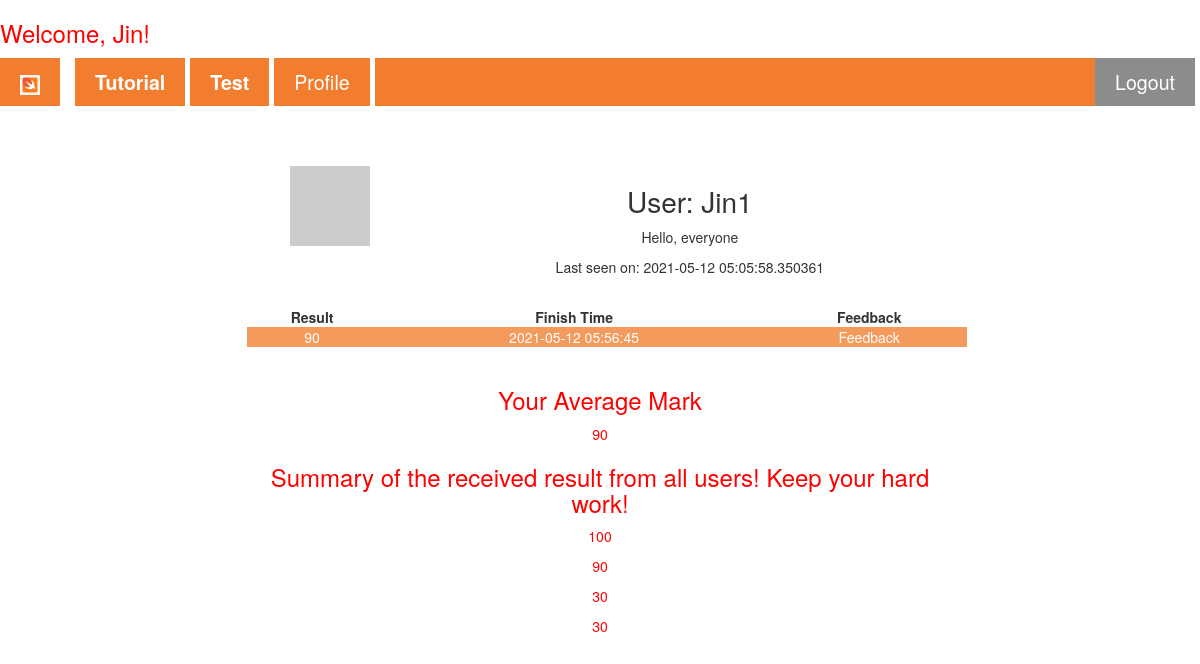
/user/Jin1 (signed in), run on the app's committed database.
### app/models.py (models this page shows, shortened)
class User(UserMixin, db.Model):
    id = db.Column(db.Integer, primary_key=True)
    username = db.Column(db.String(64), index=True, unique=True)
    email = db.Column(db.String(120), index=True, unique=True)
    password_hash = db.Column(db.String(128))
    about_me = db.Column(db.String(140))
    last_seen = db.Column(db.DateTime, default=datetime.utcnow)
    posts = db.relationship('Post', backref='author', lazy='dynamic')
    def avatar(self, size): # Add avatar to one user #
        digest = md5(self.email.lower().encode('utf-8')).hexdigest()
        return 'https://www.gravatar.com/avatar/{}?d=identicon&s={}'.format(
            digest, size)

class Post(UserMixin,db.Model):
    id = db.Column(db.Integer, primary_key=True)
    Mark = db.Column(db.Integer)
    Finish_Time = db.Column(db.DateTime, index=True, default=datetime.utcnow)
    Feedback = db.Column(db.String(1000))
    user_id = db.Column(db.Integer, db.ForeignKey('user.id'))

### app/routes.py (the view)
@app.route('/user/<username>')
@login_required
def user(username):
    list=[]
    average = 0
    user = User.query.filter_by(username=username).first_or_404()
    mark=Post.query.filter_by(user_id=user.id)[-1]
    allmark=Post.query.filter_by(user_id=user.id).all()
    all=Post.query.all()
    for i in allmark:
        list.append(i.Mark)
        print(list)
    for i in list:
        average+=int(i)
    average=average/len(list)
    average=int(average)
    return render_template('user.html', user=user, mark=mark, all=all,average=average, allmark=allmark)

### app/models.py (called while the page is built)
@login.user_loader
def load_user(id):
    return User.query.get(int(id))

### app/routes.py (called while the page is built)
@app.before_request
def before_request():
    if current_user.is_authenticated:
        current_user.last_seen = datetime.utcnow()
        db.session.commit()

### app/templates/user.html (shortened to what this page needs)
{% extends "base.html" %}
{% block articles %}
<div class="formcontainer" style="border: none; margin-top: 5%;">
  <table>
    <tr valign="top">
        <td><img src="{{ user.avatar(128) }}"></td>
        <td>
            <h1>User: {{ user.username }}</h1>
            {% if user.about_me %}<p>{{ user.about_me }}</p>{% endif %}
            {% if user.last_seen %}<p>Last seen on: {{ user.last_seen }}</p>{% endif %}
        </td>
    </tr>
  </table>
  <br>
  <table>
    <tr valign="top">
      <td><b>Result</b></td>
      <td><b>Finish Time</b></td>
      <td><b>Feedback</b></td>
    </tr>
    {% for j in allmark%}
    <tr>
      <td>{{j.Mark}}</td>
      <td>{{j.Finish_Time}}</td>
      <td>
        <details>
          <summary>Feedback</summary>
        </details>
      </td>
    </tr>
    {% endfor %}
  </table><br>
  <h3 class="redp">Your Average Mark</h3>
  <p class="redp">{{average}}</p>
  <h3 class="redp">Summary of the received result from all users! Keep your hard work!</h3>
  {% for i in all %}
  <p class="redp">{{i.Mark}}</p>
  {% endfor %}
</div>
{% endblock %}

### app/templates/base.html (shortened to what this page needs)
<!DOCTYPE html>
<html lang="en">
<head>
    <link rel="stylesheet" href="https://maxcdn.bootstrapcdn.com/bootstrap/3.4.0/css/bootstrap.min.css"/>
    <link rel="stylesheet" href="{{ url_for('static', filename='nav_css.css')}}">
</head>
<body>
  {% if current_user.is_authenticated %}
  <h3 class="redp">Welcome, {{ current_user.username }}!</h3>
  {% endif %}
    <nav class="sticky">
        <ul class="ul_mainstyle">
            <li><a href="/"><img src="{{ url_for('static', filename='/Image/swift_icon.png')}}" alt="home icon"></a>
            </li>
            <li><a href="/Setup"><b>Tutorial</b></a></li>
            <li><a href="/Test"><b>Test</b></a></li>
            {% if not current_user.is_anonymous %}
            <li>
              <a href="{{ url_for('user', username=current_user.username) }}">Profile</a>
            </li>
            {% endif %}
            {% if current_user.is_anonymous %}
            <li class="loginbutton">
              <a href="{{ url_for('login') }}"><b>Login</b></a>
            </li>
            {% else %}
            <li class="loginbutton">
              <a href="{{ url_for('logout') }}">Logout</a>
            </li>
            {% endif %}
        </ul>
      </nav>
      {% block articles %}{% endblock %}
</body>
</html>

### app/static/nav_css.css (style rules this page uses)
html { font-family: Arial, Helvetica, sans-serif; line-height: 2; }
a { text-decoration: none; }
body { counter-reset: section; }
.formcontainer { text-align: center; }
.loginbutton { background-color: grey; color: white; float: right; }
nav ul.ul_mainstyle { margin: 1% 0 0 0; padding: 0; overflow: hidden; background-color: rgb(241, 112, 25); list-style-type: none; }
nav ul li { float: left; border-right: solid 5px white; }
li:first-of-type { border-right: solid 15px white; }
nav ul li a { display: block; color: white; text-align: center; text-decoration: none; padding: 10px 20px 10px; font-size: 140%; }
nav ul li img { height: 20px; width: auto; }
.sticky { position: sticky; top: 0; width: 100%; z-index: 10; opacity: 0.9; }
.redp { color: red; }
tr:nth-child(even) { background-color: rgb(241, 112, 25); color: white; opacity: 0.7; }
h1 { font-size: 200%; }
table { border-collapse: collapse; width: 100%; margin-left: 1%; }
.formcontainer { margin: auto; margin-top: 1%; width: 60%; border: 1px solid grey; padding: 70 50 50 50; text-align: center; border-radius: 10px; }

### data on the page
User: username "Jin"
User: username "Jin1", about_me "Hello, everyone", last_seen "2021-05-12 05:05:58.350361"
Post: Mark "90", Finish_Time "2021-05-12 05:56:45"
Post: Mark "100"
Post: Mark "30"
Post: Mark "30"

### other printed values
{{ average }} "90"
